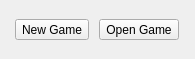
<?xml version="1.0" encoding="UTF-8"?>
<ui version="4.0">
 <class>GameChooser</class>
 <widget class="QDialog" name="GameChooser">
  <property name="geometry">
   <rect>
    <x>0</x>
    <y>0</y>
    <width>195</width>
    <height>59</height>
   </rect>
  </property>
  <property name="windowTitle">
   <string>Dialog</string>
  </property>
  <layout class="QHBoxLayout" name="horizontalLayout">
   <item>
    <widget class="QToolButton" name="toolButton">
     <property name="text">
      <string>New Game</string>
     </property>
     <property name="icon">
      <iconset resource="../res.qrc">
       <normaloff>:/resources/ko-rule-128-transparency.png</normaloff>:/resources/ko-rule-128-transparency.png</iconset>
     </property>
     <property name="toolButtonStyle">
      <enum>Qt::ToolButtonTextUnderIcon</enum>
     </property>
    </widget>
   </item>
   <item>
    <widget class="QToolButton" name="toolButton_2">
     <property name="text">
      <string>Open Game</string>
     </property>
     <property name="icon">
      <iconset resource="../res.qrc">
       <normaloff>:/resources/oxygen-icons/open-saved-game--folder-open.svg</normaloff>:/resources/oxygen-icons/open-saved-game--folder-open.svg</iconset>
     </property>
     <property name="toolButtonStyle">
      <enum>Qt::ToolButtonTextUnderIcon</enum>
     </property>
    </widget>
   </item>
  </layout>
 </widget>
 <resources>
  <include location="../res.qrc"/>
 </resources>
 <connections/>
</ui>
